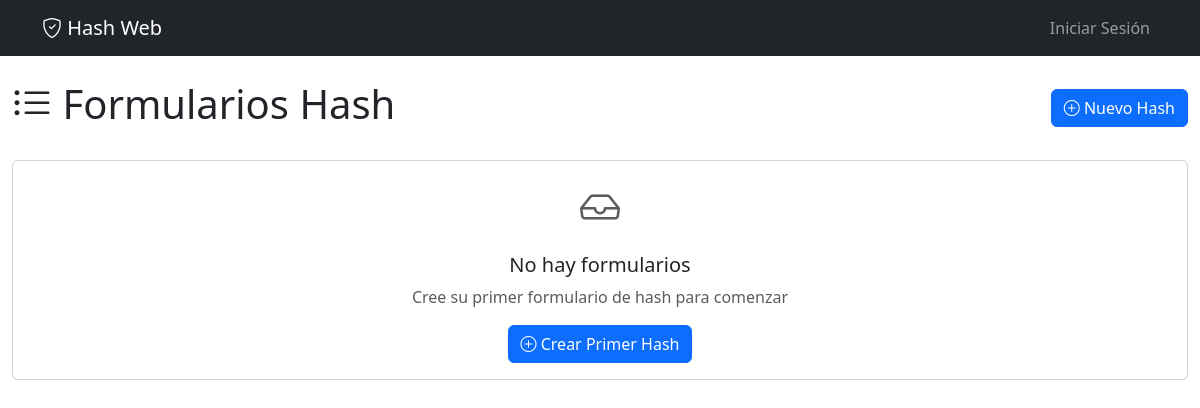
Before: /hashes/ with the older database file.
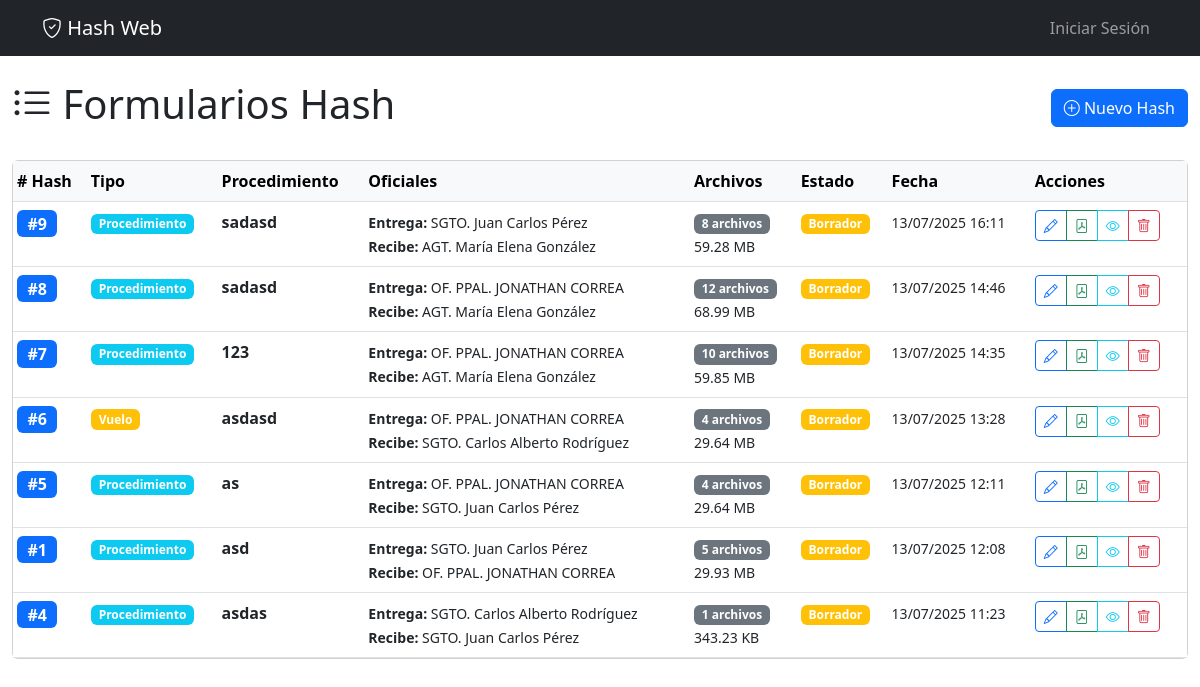
After: the same page with the newer database file.
### core/models.py (models this page shows, shortened)
class FormularioHash(models.Model):
    TIPO_CHOICES = [
        ('PROCEDIMIENTO', 'Procedimiento'),
        ('VUELO', 'Vuelo'),
    ]
    ESTADO_CHOICES = [
        ('BORRADOR', 'Borrador'),
        ('FINALIZADO', 'Finalizado'),
        ('ARCHIVADO', 'Archivado'),
    ]
    nro_hash = models.PositiveIntegerField(unique=True)
    tipo = models.CharField(max_length=20, choices=TIPO_CHOICES, default='PROCEDIMIENTO')
    procedimiento = models.CharField(max_length=300)
    tipo_procedimiento = models.ForeignKey(TipoProcedimiento, on_delete=models.SET_NULL, null=True, blank=True)
    oficial_entrega = models.ForeignKey(
        Oficial,
        on_delete=models.CASCADE,
        related_name='formularios_entregados'
    )
    oficial_recibe = models.ForeignKey(
        Oficial,
        on_delete=models.CASCADE,
        related_name='formularios_recibidos'
    )
    imagenes = models.PositiveIntegerField(default=0)
    clips = models.PositiveIntegerField(default=0)
    audio = models.PositiveIntegerField(default=0)
    texto = models.PositiveIntegerField(default=0)
    varios = models.PositiveIntegerField(default=0)
    peso_total_bytes = models.BigIntegerField(default=0)
    peso_total_formateado = models.CharField(max_length=50, blank=True)
    observaciones = models.TextField(blank=True)
    estado = models.CharField(max_length=20, choices=ESTADO_CHOICES, default='BORRADOR')
    fecha_creacion = models.DateTimeField(auto_now_add=True)
    fecha_modificacion = models.DateTimeField(auto_now=True)
    creado_por = models.ForeignKey(User, on_delete=models.SET_NULL, related_name='formularios_creados', null=True, blank=True)
    class Meta:
        verbose_name = "Formulario Hash"
        verbose_name_plural = "Formularios Hash"
        ordering = ['-fecha_creacion']
    @property
    def total_archivos(self):
        return self.imagenes + self.clips + self.audio + self.texto + self.varios

class Oficial(models.Model):
    legajo = models.CharField(max_length=20, unique=True)
    nombre = models.CharField(max_length=200)
    jerarquia = models.ForeignKey(Jerarquia, on_delete=models.CASCADE, related_name='oficiales', null=True, blank=True)
    destino = models.ForeignKey(Destino, on_delete=models.CASCADE, related_name='oficiales')
    activo = models.BooleanField(default=True)
    user = models.OneToOneField(User, on_delete=models.CASCADE, null=True, blank=True)
    fecha_ingreso = models.DateField(null=True, blank=True)
    class Meta:
        verbose_name = "Oficial"
        verbose_name_plural = "Oficiales"
        ordering = ['-jerarquia__orden', 'nombre']  # Nulls last, then by hierarchy order and name
    def __str__(self):
        if self.jerarquia:
            return f"{self.jerarquia.abreviatura} {self.nombre}"
        else:
            return f"Civil {self.nombre}"

class Jerarquia(models.Model):
    nombre = models.CharField(max_length=100, unique=True)
    abreviatura = models.CharField(max_length=20)
    orden = models.PositiveIntegerField(default=0, help_text="Orden jerárquico (menor = mayor jerarquía)")
    class Meta:
        verbose_name = "Jerarquía"
        verbose_name_plural = "Jerarquías"
        ordering = ['orden']

### core/views.py (the view)
# urls.py: path('hashes/', views.lista_hashes, name='lista_hashes'),
def lista_hashes(request):
    formularios = FormularioHash.objects.select_related(
        'oficial_entrega__jerarquia', 'oficial_recibe__jerarquia'
    ).order_by('-fecha_creacion')
    context = {
        'formularios': formularios,
    }
    return render(request, 'core/lista_hashes.html', context)

### templates/core/lista_hashes.html (shortened to what this page needs)
{% extends 'base.html' %}
{% block content %}
<div class="row">
  <div class="col-12">
    <div class="d-flex justify-content-between align-items-center mb-4">
      <h1><i class="bi bi-list-ul"></i> Formularios Hash</h1>
      <a href="{% url 'core:hash' %}" class="btn btn-primary">
        <i class="bi bi-plus-circle"></i> Nuevo Hash
      </a>
    </div>
  </div>
</div>
{% if formularios %}
<div class="card">
  <div class="card-body p-0">
    <div class="table-responsive">
      <table class="table table-hover table-sm mb-0">
        <thead class="table-light">
          <tr>
            <th class="py-2"># Hash</th>
            <th class="py-2">Tipo</th>
            <th class="py-2">Procedimiento</th>
            <th class="py-2">Oficiales</th>
            <th class="py-2">Archivos</th>
            <th class="py-2">Estado</th>
            <th class="py-2">Fecha</th>
            <th class="py-2">Acciones</th>
          </tr>
        </thead>
        <tbody>
          {% for formulario in formularios %}
          <tr>
            <td class="py-2">
              <span class="badge bg-primary fs-6"
                >#{{ formulario.nro_hash }}</span
              >
            </td>
            <td class="py-2">
              <span
                class="badge bg-{% if formulario.tipo == 'PROCEDIMIENTO' %}info{% else %}warning{% endif %}"
              >
                {{ formulario.get_tipo_display }}
              </span>
            </td>
            <td class="py-2">
              <strong>{{ formulario.procedimiento|truncatechars:40 }}</strong>
            </td>
            <td class="py-2">
              <small>
                <strong>Entrega:</strong> {{ formulario.oficial_entrega }}<br />
                <strong>Recibe:</strong> {{ formulario.oficial_recibe }}
              </small>
            </td>
            <td class="py-2">
              <span class="badge bg-secondary"
                >{{ formulario.total_archivos }} archivos</span
              >
              <br />
              <small>{{ formulario.peso_total_formateado }}</small>
            </td>
            <td class="py-2">
              <span
                class="badge bg-{% if formulario.estado == 'BORRADOR' %}warning{% elif formulario.estado == 'FINALIZADO' %}success{% else %}secondary{% endif %}"
              >
                {{ formulario.get_estado_display }}
              </span>
            </td>
            <td class="py-2">
              <small>{{ formulario.fecha_creacion|date:"d/m/Y H:i" }}</small>
            </td>
            <td class="py-2">
              <div class="btn-group btn-group-sm" role="group">
                <a
                  href="{% url 'core:hash_editar' formulario.id %}"
                  class="btn btn-outline-primary"
                  title="Editar"
                >
                  <i class="bi bi-pencil"></i>
                </a>
                <a
                  href="{% url 'reports:reporte_hash' formulario.id %}"
                  class="btn btn-outline-success"
                  title="Generar PDF"
                >
                  <i class="bi bi-file-pdf"></i>
                </a>
                <button
                  type="button"
                  class="btn btn-outline-info"
                  onclick="verDetalles({{ formulario.id }})"
                  title="Ver detalles"
                >
                  <i class="bi bi-eye"></i>
                </button>
                <button
                  type="button"
                  class="btn btn-outline-danger"
                  onclick="eliminarFormulario({{ formulario.id }}, {{ formulario.nro_hash }})"
                  title="Eliminar"
                >
                  <i class="bi bi-trash"></i>
                </button>
              </div>
            </td>
          </tr>
          {% endfor %}
        </tbody>
      </table>
    </div>
  </div>
</div>
{% else %}
<div class="card">
  <div class="card-body text-center">
    <i class="bi bi-inbox fs-1 text-muted"></i>
    <h5 class="mt-3">No hay formularios</h5>
    <p class="text-muted">Cree su primer formulario de hash para comenzar</p>
    <a href="{% url 'core:hash' %}" class="btn btn-primary">
      <i class="bi bi-plus-circle"></i> Crear Primer Hash
    </a>
  </div>
</div>
{% endif %}
{% endblock %}

### templates/base.html (shortened to what this page needs)
<!DOCTYPE html>
<html lang="es">
<head>
    <link href="https://cdn.jsdelivr.net/npm/bootstrap@5.3.0/dist/css/bootstrap.min.css" rel="stylesheet">
    <link href="https://cdn.jsdelivr.net/npm/bootstrap-icons@1.11.0/font/bootstrap-icons.css" rel="stylesheet">
</head>
<body>
    <nav class="navbar navbar-expand-lg navbar-dark bg-dark">
        <div class="container">
            <a class="navbar-brand" href="{% url 'core:dashboard' %}">
                <i class="bi bi-shield-check"></i> Hash Web
            </a>
            <div class="navbar-nav ms-auto">
                {% if user.is_authenticated %}
                <a class="nav-link" href="{% url 'core:dashboard' %}">Dashboard</a>
                <a class="nav-link" href="{% url 'core:lista_hashes' %}">Hashes</a>
                <a class="nav-link" href="{% url 'core:lista_custodias' %}">Custodias</a>
                <a class="nav-link" href="{% url 'admin:index' %}">Admin</a>
                <a class="nav-link" href="/admin/logout/">Cerrar Sesión</a>
                {% else %}
                <a class="nav-link" href="/admin/login/">Iniciar Sesión</a>
                {% endif %}
            </div>
        </div>
    </nav>
    <main class="container-fluid py-4">
        {% block content %}
        {% endblock %}
    </main>
</body>
</html>

Changed rows visible on the page:
added FormularioHash: nro_hash "9", tipo "Procedimiento", procedimiento "sadasd", oficial_entrega "SGTO. Juan Carlos Pérez", oficial_recibe "AGT. María Elena González", total_archivos "8", peso_total_formateado "59.28 MB", estado "Borrador", fecha_creacion "13/07/2025 16:11"
added FormularioHash: nro_hash "8", tipo "Procedimiento", procedimiento "sadasd", oficial_entrega "OF. PPAL. JONATHAN CORREA", oficial_recibe "AGT. María Elena González", total_archivos "12", peso_total_formateado "68.99 MB", estado "Borrador", fecha_creacion "13/07/2025 14:46"
added FormularioHash: nro_hash "7", tipo "Procedimiento", procedimiento "123", oficial_entrega "OF. PPAL. JONATHAN CORREA", oficial_recibe "AGT. María Elena González", total_archivos "10", peso_total_formateado "59.85 MB", estado "Borrador", fecha_creacion "13/07/2025 14:35"
added FormularioHash: nro_hash "6", tipo "Vuelo", procedimiento "asdasd", oficial_entrega "OF. PPAL. JONATHAN CORREA", oficial_recibe "SGTO. Carlos Alberto Rodríguez", total_archivos "4", peso_total_formateado "29.64 MB", estado "Borrador", fecha_creacion "13/07/2025 13:28"
added FormularioHash: nro_hash "5", tipo "Procedimiento", procedimiento "as", oficial_entrega "OF. PPAL. JONATHAN CORREA", oficial_recibe "SGTO. Juan Carlos Pérez", total_archivos "4", peso_total_formateado "29.64 MB", estado "Borrador", fecha_creacion "13/07/2025 12:11"
added FormularioHash: nro_hash "1", tipo "Procedimiento", procedimiento "asd", oficial_entrega "SGTO. Juan Carlos Pérez", oficial_recibe "OF. PPAL. JONATHAN CORREA", total_archivos "5", peso_total_formateado "29.93 MB", estado "Borrador", fecha_creacion "13/07/2025 12:08"
added FormularioHash: nro_hash "4", tipo "Procedimiento", procedimiento "asdas", oficial_entrega "SGTO. Carlos Alberto Rodríguez", oficial_recibe "SGTO. Juan Carlos Pérez", total_archivos "1", peso_total_formateado "343.23 KB", estado "Borrador", fecha_creacion "13/07/2025 11:23"
Other visible differences:
text no longer shown: "No hay formularios Cree su primer formulario de hash para comenzar Crear Primer Hash"
text now shown: "# Hash Tipo Procedimiento Oficiales Archivos Estado Fecha Acciones"
